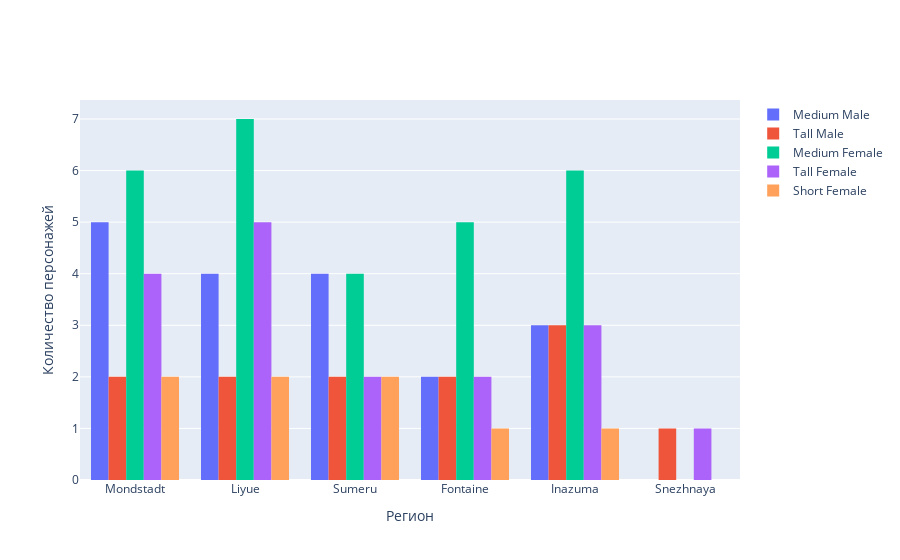

Here is the notebook cell this chart was saved with:
### Markdown cell above
3. Изобразим столбчатую диаграмму распределния типов модели персонажей (model) в зависимости от региона (region)

### Code cell
fig3 = go.Figure()

for m in df['model'].unique():
    fig3.add_trace(go.Histogram(x=df[df['model'] == m]['region'], name=m))    

fig3.update_layout(
    xaxis_title="Регион",
    yaxis_title="Количество персонажей",
    )

fig3.show()

### Figure 1 — Plotly figure (JSON) as saved in the notebook; plotly's stock layout.template omitted (floating-point values rounded to 4 significant figures)
{"data": [{"name": "Medium Male", "type": "histogram", "x": ["Mondstadt", "Mondstadt", "Liyue", "Sumeru", "Fontaine", "Liyue", "Inazuma", "Inazuma", "Fontaine", "Mondstadt", "Mondstadt", "Sumeru", "Inazuma", "Sumeru", "Mondstadt", "Sumeru", "Liyue", "Liyue"]}, {"name": "Tall Male", "type": "histogram", "x": ["Sumeru", "Inazuma", "Liyue", "Mondstadt", "Mondstadt", "Inazuma", "Sumeru", "Fontaine", "Snezhnaya", "Inazuma", "Fontaine", "Liyue"]}, {"name": "Medium Female", "type": "histogram", "x": ["Mondstadt", "Mondstadt", "Fontaine", "Fontaine", "Inazuma", "Sumeru", "Fontaine", "Sumeru", "Mondstadt", "Fontaine", "Liyue", "Liyue", "Inazuma", "Liyue", "Inazuma", "Inazuma", "Sumeru", "Fontaine", "Mondstadt", "Sumeru", "Mondstadt", "Inazuma", "Mondstadt", "Liyue", "Liyue", "Liyue", "Inazuma", "Liyue"]}, {"name": "Tall Female", "type": "histogram", "x": ["Snezhnaya", "Liyue", "Sumeru", "Fontaine", "Sumeru", "Mondstadt", "Mondstadt", "Inazuma", "Mondstadt", "Fontaine", "Liyue", "Inazuma", "Mondstadt", "Liyue", "Liyue", "Inazuma", "Liyue"]}, {"name": "Short Female", "type": "histogram", "x": ["Mondstadt", "Sumeru", "Mondstadt", "Sumeru", "Liyue", "Inazuma", "Fontaine", "Liyue"]}], "layout": {"xaxis": {"title": {"text": "Регион"}}, "yaxis": {"title": {"text": "Количество персонажей"}}}}
